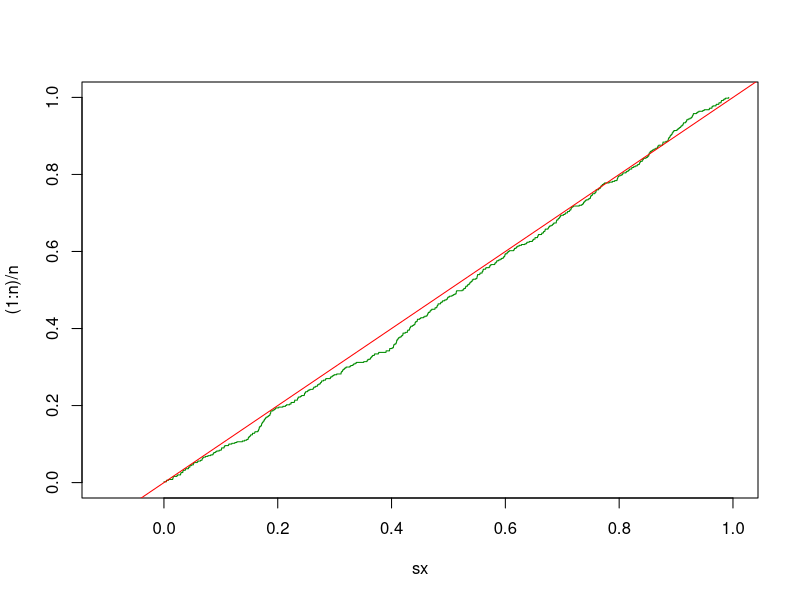
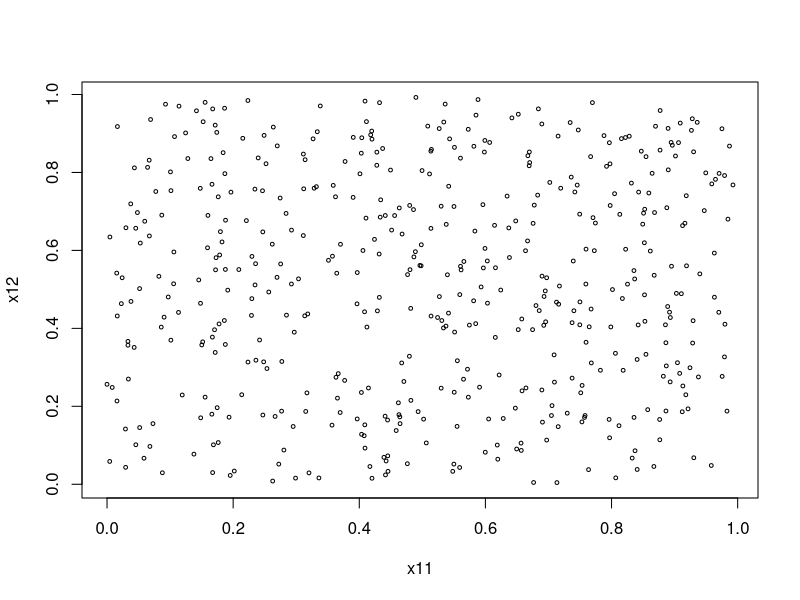
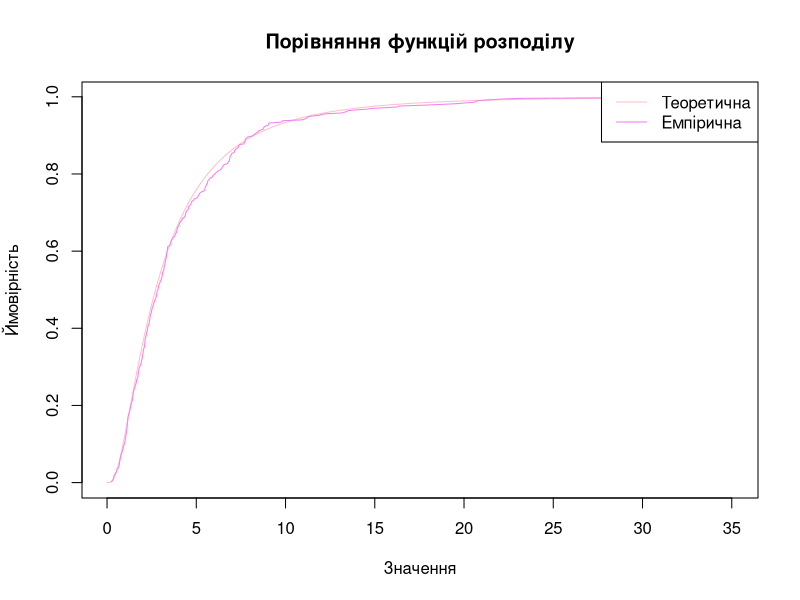

Recreate these plots in R, in order.
# Генерація псевдовипадкових чисел (генератори)
n <- 500

# Генератор Парка-Міллера
a <- 7^5
c0 <- 0
m <- 2^31 - 1
I <- numeric(n)
I[1] <- 2^15 + 2
for (i in 2:n) {
  I[i] <- (a * I[i-1] + c0) %% m
}
x1 <- I / m

# Інша реалізація генератора Парка-Міллера
park_miller <- function() {
  m <- 2^31
  a <- 7^5
  x <- 2^15
  x <- (a * x) %% m
  return(x / m)
}
seq1 <- replicate(500, park_miller())

# Генератор лінійних конгруенцій
lincon_generator <- function(n) {
  a <- 75831
  c0 <- 0
  m <- 2^31
  seed <- 2^15
  I <- numeric(n)
  I[1] <- seed
  generate <- function() {
    I <<- (a * I + c0) %% m
    return(I / m)
  }
  replicate(n, generate())
}

# Побудова емпіричної та теоретичної функції розподілу
sx <- sort(x1)
plot(sx, (1:n)/n, type="s", xlim=c(-0.1,1), ylim=c(0,1), col="green4")
abline(0,1,col="red")

# Перевірка незалежності генераторів
x11 <- x1[1:(n-1)]
x12 <- x1[2:n]
plot(x11, x12, cex=0.5)

# Генерація логнормальної послідовності
lognormal_generator <- function(n, meanlog, sdlog) {
  rlnorm(n, meanlog=meanlog, sdlog=sdlog)
}
n <- 500
meanlog <- 1
sdlog <- sqrt(0.75)
lognormal_seq <- lognormal_generator(n, meanlog, sdlog)

# Порівняння функцій розподілу
theoretical_cdf <- plnorm(seq(0, max(lognormal_seq), length.out=n), meanlog=meanlog, sdlog=sdlog)
empirical_cdf <- ecdf(lognormal_seq)
plot(seq(0, max(lognormal_seq), length.out=n), theoretical_cdf, type="l", col="pink", xlab="Значення", ylab="Ймовірність", main="Порівняння функцій розподілу")
lines(sort(lognormal_seq), empirical_cdf(sort(lognormal_seq)), col="violet")
legend("topright", legend=c("Теоретична", "Емпірична"), col=c("pink", "violet"), lty=1)
